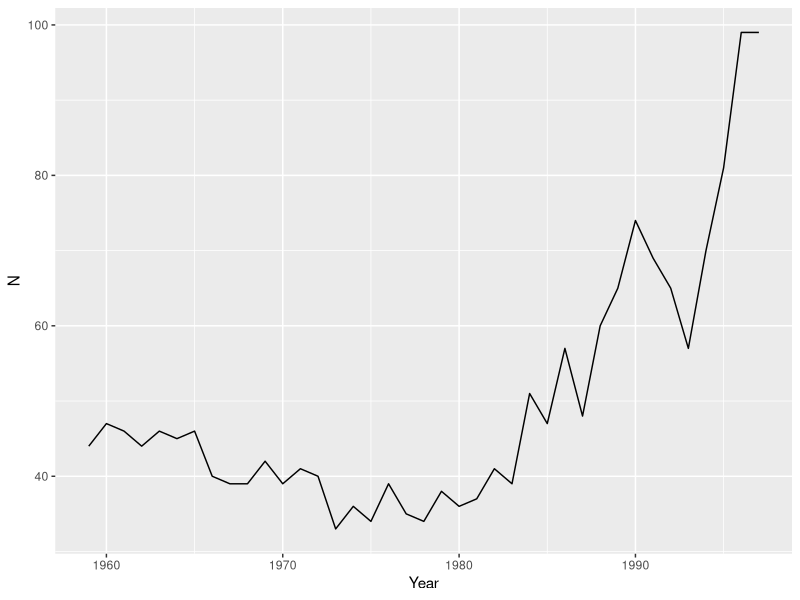
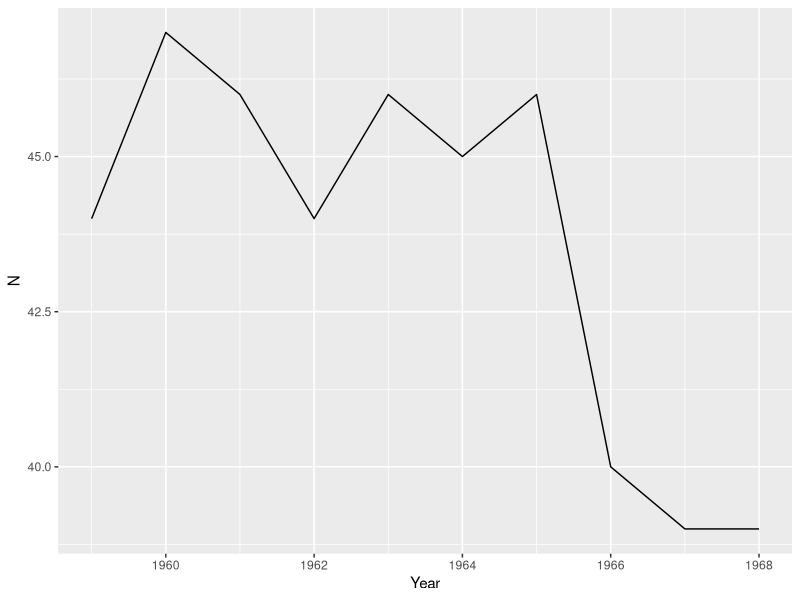
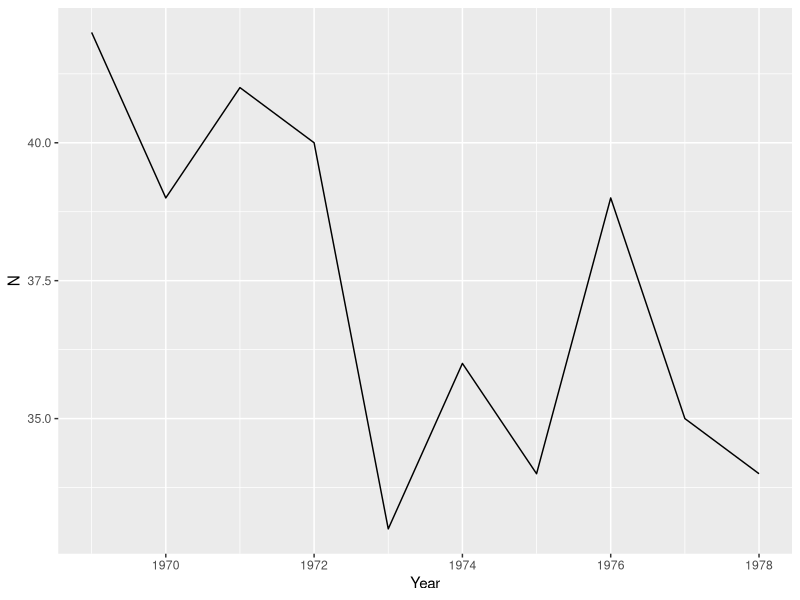
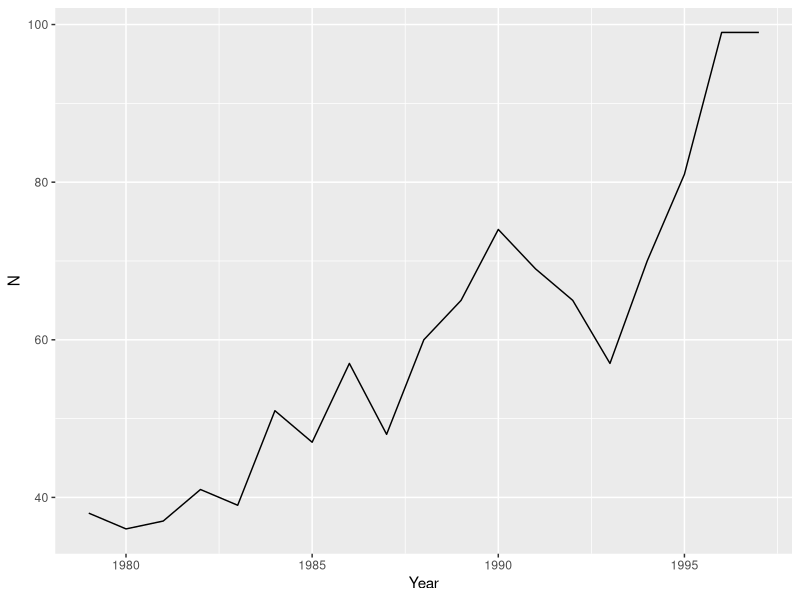

Recreate these plots in R, in order.
## ---- chunk 1
knitr::opts_chunk$set(echo = TRUE)
## ---- chunk 2
#Loading the packages that will be needed and the data.
library(tidyverse) #Loading in the tidyverse package


## ---- chunk 3
Swallenia <- read_csv("Swallenia.csv") #this reads in the swallenia data

#Some initial data exploration
swallenia_summary <- Swallenia %>%
  summarize(
    count_2009_mean <- mean(count_2009),
    count_2009_sd <- sd(count_2009),
    count_2010_mean <- mean(count_2010),
    count_2010_sd <- sd(count_2010)
  )

Swallenia_ttest <- t.test(Swallenia$count_2009, Swallenia$count_2010, conf.level = 0.95) #this conducts a t test at a 95% confidence interval to compare the abundance of Swallenia in 2009 to the abundance of Swallenia in 2010.


Swallenia_ttest #Calls the results of the t test for viewing


## ---- chunk 4
#Running a paired t test

Swallenia_Paired_Test <- t.test(Swallenia$count_2009, Swallenia$count_2010, conf.level = 0.95, paired= TRUE) #Running the analysis on the change in Swallenia as a paired t test

Swallenia_Paired_Test #Calling the paired t test results to view


## ---- chunk 5
#Getting the grizzly data ready to be analyzed

grizzly <- read_csv("grizzlydata.csv") #this reads in the grizzly data

grizzly_59_68 <- grizzly %>%
  filter(Year <= 1968) # this is filtering the data so that only the population before 1969 is available

grizzly_69_78 <- grizzly %>%
  filter(Year >= 1969, Year <= 1978) #This is a filtering the data so that only the population between 1969 and 1978 is available

grizzly_79 <- grizzly %>%
  filter(Year >= 1979) #This is filtering the data so that only the population after 1979 is available

grizzly_graph <- ggplot(grizzly, aes(x=Year, y=N)) +
  geom_line()

grizzly_graph


## ---- chunk 6
#creating a graph and analyzing the statistics between of the grizzly population between 1959 and 1968
grizzly_graph_59_68 <- ggplot(grizzly_59_68, aes(x=Year, y=N)) +
  geom_line() #This is creating a line graph of the grizzly population between 1959 and 1968

grizzly_59_68_ttest <- t.test(grizzly_59_68$N)


grizzly_graph_59_68
grizzly_59_68_ttest

## ---- chunk 7
grizzly_graph_69_78 <- ggplot(grizzly_69_78, aes(x=Year, y=N)) + 
  geom_line()

grizzly_68_78_ttest <- t.test(grizzly_69_78$N)


grizzly_graph_69_78
grizzly_68_78_ttest
## ---- chunk 8
grizzly_graph_79 <- ggplot(grizzly_79, aes(x=Year, y=N)) +
  geom_line()

grizzly_79_ttest <- t.test(grizzly_79$N)

grizzly_graph_79
grizzly_79_ttest
